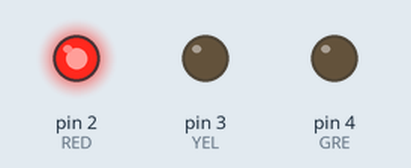
Recording of a sketch running on a simulated Arduino Uno, built with avr-gcc and run on an emulated ATmega328P. Parts: output pins drawn as LEDs (lit = HIGH).

Above: at 0.1 s.
At 2.1 s:
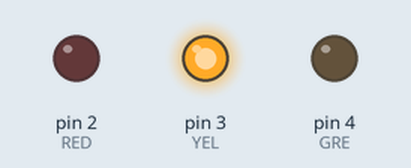
At 4.1 s:
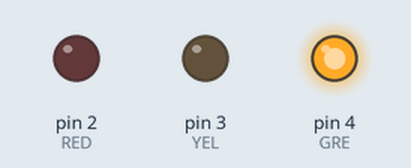
At 6.1 s:
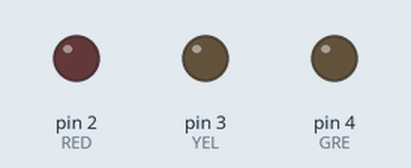
Timing chart, 0 to 7.6 s (numbered marks = the images above):
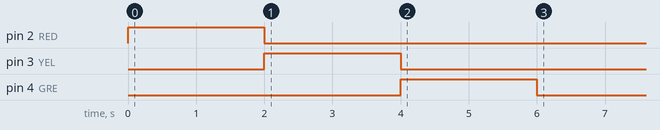

The sketch:

sketch_3leds.ino
```cpp
/*
 * RED - 2dig
 * YELLOW - 3dig
 * GREEN - 4dig
 *
 * 3 resistors
 * 1 ground
 *
 * author - Darrso
 * telegram - @darrso
*/
int RED = 2;
int YEL = 3;
int GRE = 4;
String incoming;
void setup(){
  pinMode(RED, OUTPUT);
  pinMode(YEL, OUTPUT);
  pinMode(GRE, OUTPUT);
  digitalWrite(RED, HIGH);
  delay(2000);
  digitalWrite(RED, LOW);
  digitalWrite(YEL, HIGH);
  delay(2000);
  digitalWrite(YEL, LOW);
  digitalWrite(GRE, HIGH);
  delay(2000);
  digitalWrite(GRE, LOW);
  Serial.begin(9600);
   Serial.setTimeout(1);
  }
void loop(){
    while (Serial.available()){
  incoming =  Serial.readStringUntil('\n');}
    if (incoming == "off_red") {
      digitalWrite(RED, LOW);
    }
    if (incoming == "on_red") {
      digitalWrite(RED, HIGH);
    }
    if (incoming == "off_yel") {
      digitalWrite(YEL, LOW);
    }
    if (incoming == "on_yel") {
      digitalWrite(YEL, HIGH);
    }
    if (incoming == "off_gre") {
      digitalWrite(GRE, LOW);
    }
    if (incoming == "on_gre") {
      digitalWrite(GRE, HIGH);
    }
    delay(2000);
  }
```
